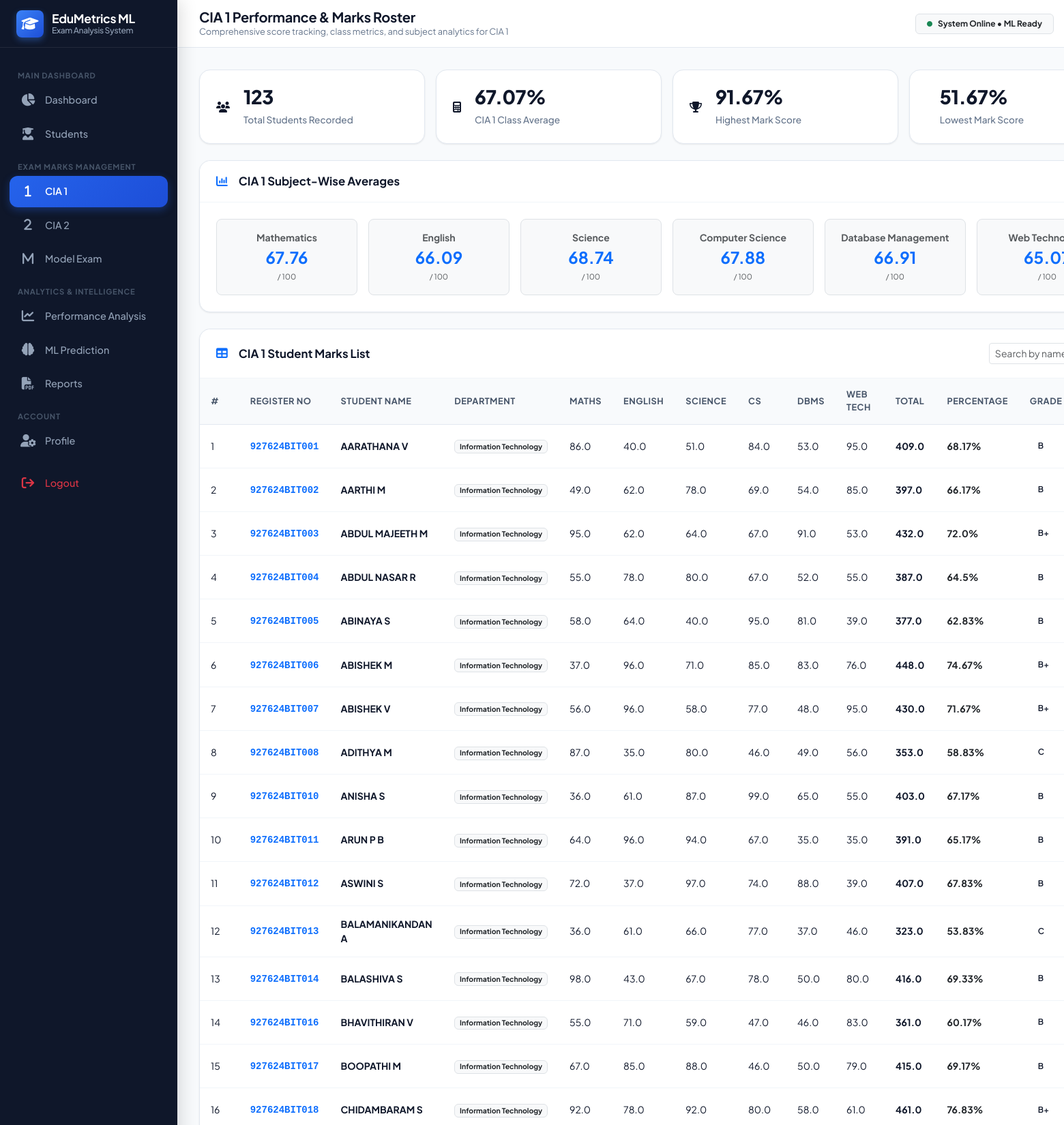
The page /exam/cia1 (signed in, upper part) on the database its author committed.
### tables this page shows
CREATE TABLE marks (
            id INTEGER PRIMARY KEY AUTOINCREMENT,
            student_id INTEGER NOT NULL,
            exam_name TEXT NOT NULL,
            academic_year TEXT NOT NULL,
            mathematics REAL NOT NULL,
            english REAL NOT NULL,
            science REAL NOT NULL,
            computer_science REAL NOT NULL,
            database_management REAL NOT NULL,
            web_technology REAL NOT NULL,
            total_marks REAL NOT NULL,
            average REAL NOT NULL,
            percentage REAL NOT NULL,
            grade TEXT NOT NULL,
            result TEXT NOT NULL,
            created_at TIMESTAMP DEFAULT CURRENT_TIMESTAMP, exam_type TEXT DEFAULT 'CIA1',
            FOREIGN KEY (student_id) REFERENCES students (id) ON DELETE CASCADE
        );

CREATE TABLE students (
            id INTEGER PRIMARY KEY AUTOINCREMENT,
            register_number TEXT UNIQUE NOT NULL,
            name TEXT NOT NULL,
            email TEXT NOT NULL,
            phone TEXT,
            department TEXT,
            year TEXT,
            semester TEXT,
            section TEXT,
            date_of_birth TEXT,
            gender TEXT,
            password_hash TEXT NOT NULL,
            created_at TIMESTAMP DEFAULT CURRENT_TIMESTAMP
        );

### app.py (the view)
@app.route('/exam/<exam_type>')
@admin_required
def exam_view(exam_type):
    exam_type_upper = exam_type.upper()
    if exam_type_upper not in Config.EXAM_TYPES:
        abort(404)
    exam_label = Config.EXAM_LABELS[exam_type_upper]
    conn = get_db_connection()
    marks = conn.execute("""
        SELECT m.*, s.name as student_name, s.register_number, s.department
        FROM marks m
        JOIN students s ON m.student_id = s.id
        WHERE UPPER(m.exam_type) = ?
        ORDER BY LOWER(s.name) ASC
    """, (exam_type_upper,)).fetchall()
    total_count = len(marks)
    if total_count > 0:
        avg_percentage = round(sum(m['percentage'] for m in marks) / total_count, 2)
        highest_score = round(max(m['percentage'] for m in marks), 2)
        lowest_score = round(min(m['percentage'] for m in marks), 2)
    else:
        avg_percentage = 0.0
        highest_score = 0.0
        lowest_score = 0.0
    subject_averages = []
    for key, name in [('mathematics', 'Mathematics'), ('english', 'English'), ('science', 'Science'),
                      ('computer_science', 'Computer Science'), ('database_management', 'Database Management'),
                      ('web_technology', 'Web Technology')]:
        if total_count > 0:
            avg_val = round(sum(m[key] for m in marks) / total_count, 2)
        else:
            avg_val = 0.0
        subject_averages.append({'name': name, 'avg': avg_val})
    conn.close()
    return render_template(
        'exam_view.html',
        active_page=exam_type.lower(),
        exam_type=exam_type_upper,
        exam_label=exam_label,
        marks=marks,
        total_count=total_count,
        avg_percentage=avg_percentage,
        highest_score=highest_score,
        lowest_score=lowest_score,
        subject_averages=subject_averages
    )

### app.py (called while the page is built)
def admin_required(f):
    @wraps(f)
    def decorated_function(*args, **kwargs):
        if 'user_id' not in session or session.get('role') != 'admin':
            flash("Access denied: Administrative privileges required.", "danger")
            return redirect(url_for('login'))
        return f(*args, **kwargs)
    return decorated_function

### database.py (called while the page is built)
def get_db_connection():
    os.makedirs(Config.DB_DIR, exist_ok=True)
    os.makedirs(Config.REPORTS_DIR, exist_ok=True)
    os.makedirs(Config.UPLOAD_DIR, exist_ok=True)
    os.makedirs(Config.ML_DIR, exist_ok=True)
    conn = sqlite3.connect(Config.DB_PATH)
    conn.row_factory = sqlite3.Row
    conn.execute("PRAGMA foreign_keys = ON")
    return conn

### templates/exam_view.html (shortened to what this page needs)
{% extends "base.html" %}
{% block page_title %}{{ exam_label }} Performance & Marks Roster{% endblock %}
{% block page_subtitle %}Comprehensive score tracking, class metrics, and subject analytics for {{ exam_label }}{% endblock %}
{% block content %}
<div class="row g-3 mb-4">
  <div class="col-md-3">
    <div class="stat-card">
      <div class="stat-icon icon-primary"><i class="fa-solid fa-users"></i></div>
      <div class="stat-info">
        <h3>{{ total_count }}</h3>
        <p>Total Students Recorded</p>
      </div>
    </div>
  </div>
  <div class="col-md-3">
    <div class="stat-card">
      <div class="stat-icon icon-info"><i class="fa-solid fa-calculator"></i></div>
      <div class="stat-info">
        <h3>{{ avg_percentage }}%</h3>
        <p>{{ exam_label }} Class Average</p>
      </div>
    </div>
  </div>
  <div class="col-md-3">
    <div class="stat-card">
      <div class="stat-icon icon-success"><i class="fa-solid fa-trophy"></i></div>
      <div class="stat-info">
        <h3>{{ highest_score }}%</h3>
        <p>Highest Mark Score</p>
      </div>
    </div>
  </div>
  <div class="col-md-3">
    <div class="stat-card">
      <div class="stat-info">
        <h3>{{ lowest_score }}%</h3>
        <p>Lowest Mark Score</p>
      </div>
    </div>
  </div>
</div>
<div class="custom-card mb-4">
  <div class="custom-card-header">
    <h5 class="card-title"><i class="fa-solid fa-chart-column text-primary me-2"></i> {{ exam_label }} Subject-Wise Averages</h5>
  </div>
  <div class="custom-card-body">
    <div class="row g-3">
      {% for sub in subject_averages %}
        <div class="col-md-2 col-6 text-center">
          <div class="p-3 bg-light rounded-3 border">
            <small class="text-muted fw-bold d-block text-truncate mb-1">{{ sub.name }}</small>
            <h4 class="fw-bold text-primary mb-0">{{ sub.avg }}</h4>
            <small class="text-muted" style="font-size: 0.7rem;">/ 100</small>
          </div>
        </div>
      {% endfor %}
    </div>
  </div>
</div>
<div class="custom-card">
  <div class="custom-card-header d-flex flex-wrap justify-content-between align-items-center gap-2">
    <h5 class="card-title mb-0">
      <i class="fa-solid fa-table me-2 text-primary"></i> {{ exam_label }} Student Marks List
    </h5>
    <div class="d-flex align-items-center gap-2">
      <input type="text" id="tableSearchInput" class="form-control form-control-sm" placeholder="Search by name or reg no..." style="max-width: 240px;">
    </div>
  </div>
  <div class="custom-card-body p-0">
    <div class="table-responsive">
      <table class="table-custom" id="dataTable">
        <thead>
          <tr>
            <th>#</th>
            <th>Register No</th>
            <th>Student Name</th>
            <th>Department</th>
            <th>Maths</th>
            <th>English</th>
            <th>Science</th>
            <th>CS</th>
            <th>DBMS</th>
            <th>Web Tech</th>
            <th>Total</th>
            <th>Percentage</th>
            <th>Grade</th>
          </tr>
        </thead>
        <tbody>
          {% for m in marks %}
            <tr>
              <td>{{ loop.index }}</td>
              <td><strong class="text-primary font-monospace">{{ m.register_number }}</strong></td>
              <td><strong>{{ m.student_name }}</strong></td>
              <td><span class="badge bg-light text-dark border">{{ m.department }}</span></td>
              <td>{{ m.mathematics }}</td>
              <td>{{ m.english }}</td>
              <td>{{ m.science }}</td>
              <td>{{ m.computer_science }}</td>
              <td>{{ m.database_management }}</td>
              <td>{{ m.web_technology }}</td>
              <td><strong>{{ m.total_marks }}</strong></td>
              <td><strong class="text-dark">{{ m.percentage }}%</strong></td>
              <td>
                <span class="badge-custom badge-grade badge-{{ m.grade | lower | replace('+', '-plus') }}">
                  {{ m.grade }}
                </span>
              </td>
            </tr>
          {% endfor %}
        </tbody>
      </table>
    </div>
  </div>
</div>
{% endblock %}

### static/css/style.css (style rules this page uses)
:root { --font-primary: 'Plus Jakarta Sans', -apple-system, BlinkMacSystemFont, 'Segoe UI', Roboto, sans-serif; --primary: #2563eb; --primary-hover: #1d4ed8; --primary-light: #eff6ff; --primary-glow: rgba(37, 99, 235, 0.15); --secondary: #64748b; --success: #10b981; --success-light: #ecfdf5; --warning: #f59e0b; --warning-light: #fffbeb; --danger: #ef4444; --danger-light: #fef2f2; --info: #06b6d4; --info-light: #ecfeff; --purple: #8b5cf6; --purple-light: #f5f3ff; --bg-app: #f8fafc; --bg-card: #ffffff; --sidebar-bg: #0f172a; --sidebar-hover: #1e293b; --sidebar-active: #2563eb; --sidebar-text: #94a3b8; --sidebar-text-active: #ffffff; --text-main: #0f172a; --text-muted: #64748b; --text-light: #94a3b8; --border-color: #e2e8f0; --border-light: #f1f5f9; --radius-sm: 8px; --radius-md: 12px; --radius-lg: 16px; --radius-xl: 20px; --shadow-sm: 0 1px 3px rgba(0, 0, 0, 0.05), 0 1px 2px rgba(0, 0, 0, 0.03); --shadow-md: 0 4px 6px -1px rgba(0, 0, 0, 0.06), 0 2px 4px -1px rgba(0, 0, 0, 0.04); --shadow-lg: 0 10px 15px -3px rgba(0, 0, 0, 0.07), 0 4px 6px -2px rgba(0, 0, 0, 0.03); --shadow-hover: 0 14px 24px -4px rgba(37, 99, 235, 0.12), 0 8px 12px -6px rgba(0, 0, 0, 0.04); --sidebar-width: 260px; --topbar-height: 70px; --transition: all 0.25s cubic-bezier(0.4, 0, 0.2, 1); }
* { box-sizing: border-box; margin: 0; padding: 0; }
body { font-family: var(--font-primary); background-color: var(--bg-app); color: var(--text-main); min-height: 100vh; overflow-x: hidden; }
.stat-card { background: var(--bg-card); border-radius: var(--radius-lg); padding: 1.5rem; border: 1px solid var(--border-color); box-shadow: var(--shadow-sm); transition: var(--transition); position: relative; overflow: hidden; display: flex; align-items: center; gap: 1.25rem; }
.stat-card::before { content: ''; position: absolute; top: 0; left: 0; right: 0; height: 3px; background: transparent; transition: var(--transition); }
.stat-info h3 { font-size: 1.75rem; font-weight: 800; color: var(--text-main); line-height: 1.1; letter-spacing: -0.5px; }
.stat-info p { font-size: 0.85rem; font-weight: 500; color: var(--text-muted); margin-top: 0.25rem; margin-bottom: 0; }
.custom-card { background: var(--bg-card); border-radius: var(--radius-lg); border: 1px solid var(--border-color); box-shadow: var(--shadow-sm); margin-bottom: 1.75rem; transition: var(--transition); }
.custom-card-header { padding: 1.25rem 1.5rem; border-bottom: 1px solid var(--border-light); display: flex; align-items: center; justify-content: space-between; background-color: #fff; border-top-left-radius: var(--radius-lg); border-top-right-radius: var(--radius-lg); }
.card-title { font-size: 1.05rem; font-weight: 700; color: var(--text-main); display: flex; align-items: center; gap: 0.5rem; margin-bottom: 0; }
.card-title i { color: var(--primary); }
.custom-card-body { padding: 1.5rem; }
.badge-custom { padding: 0.35rem 0.75rem; border-radius: 9999px; font-size: 0.75rem; font-weight: 600; letter-spacing: 0.2px; display: inline-flex; align-items: center; gap: 0.35rem; }
.table-custom { width: 100%; border-collapse: separate; border-spacing: 0; }
.table-custom th { background-color: #f8fafc; color: #475569; font-size: 0.8rem; font-weight: 700; text-transform: uppercase; letter-spacing: 0.5px; padding: 0.875rem 1rem; border-bottom: 1px solid var(--border-color); }
.table-custom td { padding: 1rem; font-size: 0.875rem; color: var(--text-main); border-bottom: 1px solid var(--border-light); vertical-align: middle; }
.table-custom tbody tr { transition: var(--transition); }

### rows shown on the page
marks: register_number "927624BIT001", student_name "AARATHANA V", department "Information Technology", mathematics "86.0", english "40.0", science "51.0", computer_science "84.0", database_management "53.0", web_technology "95.0", total_marks "409.0", percentage "68.17", grade "B"
marks: register_number "927624BIT002", student_name "AARTHI M", department "Information Technology", mathematics "49.0", english "62.0", science "78.0", computer_science "69.0", database_management "54.0", web_technology "85.0", total_marks "397.0", percentage "66.17", grade "B"
marks: register_number "927624BIT003", student_name "ABDUL MAJEETH M", department "Information Technology", mathematics "95.0", english "62.0", science "64.0", computer_science "67.0", database_management "91.0", web_technology "53.0", total_marks "432.0", percentage "72.0", grade "B+"
marks: register_number "927624BIT004", student_name "ABDUL NASAR R", department "Information Technology", mathematics "55.0", english "78.0", science "80.0", computer_science "67.0", database_management "52.0", web_technology "55.0", total_marks "387.0", percentage "64.5", grade "B"
marks: register_number "927624BIT005", student_name "ABINAYA S", department "Information Technology", mathematics "58.0", english "64.0", science "40.0", computer_science "95.0", database_management "81.0", web_technology "39.0", total_marks "377.0", percentage "62.83", grade "B"
marks: register_number "927624BIT006", student_name "ABISHEK M", department "Information Technology", mathematics "37.0", english "96.0", science "71.0", computer_science "85.0", database_management "83.0", web_technology "76.0", total_marks "448.0", percentage "74.67", grade "B+"
marks: register_number "927624BIT007", student_name "ABISHEK V", department "Information Technology", mathematics "56.0", english "96.0", science "58.0", computer_science "77.0", database_management "48.0", web_technology "95.0", total_marks "430.0", percentage "71.67", grade "B+"
marks: register_number "927624BIT008", student_name "ADITHYA M", department "Information Technology", mathematics "87.0", english "35.0", science "80.0", computer_science "46.0", database_management "49.0", web_technology "56.0", total_marks "353.0", percentage "58.83", grade "C"
marks: register_number "927624BIT010", student_name "ANISHA S", department "Information Technology", mathematics "36.0", english "61.0", science "87.0", computer_science "99.0", database_management "65.0", web_technology "55.0", total_marks "403.0", percentage "67.17", grade "B"
marks: register_number "927624BIT011", student_name "ARUN P B", department "Information Technology", mathematics "64.0", english "96.0", science "94.0", computer_science "67.0", database_management "35.0", web_technology "35.0", total_marks "391.0", percentage "65.17", grade "B"
marks: register_number "927624BIT012", student_name "ASWINI S", department "Information Technology", mathematics "72.0", english "37.0", science "97.0", computer_science "74.0", database_management "88.0", web_technology "39.0", total_marks "407.0", percentage "67.83", grade "B"
marks: register_number "927624BIT013", student_name "BALAMANIKANDAN A", department "Information Technology", mathematics "36.0", english "61.0", science "66.0", computer_science "77.0", database_management "37.0", web_technology "46.0", total_marks "323.0", percentage "53.83", grade "C"
marks: register_number "927624BIT014", student_name "BALASHIVA S", department "Information Technology", mathematics "98.0", english "43.0", science "67.0", computer_science "78.0", database_management "50.0", web_technology "80.0", total_marks "416.0", percentage "69.33", grade "B"
marks: register_number "927624BIT016", student_name "BHAVITHIRAN V", department "Information Technology", mathematics "55.0", english "71.0", science "59.0", computer_science "47.0", database_management "46.0", web_technology "83.0", total_marks "361.0", percentage "60.17", grade "B"
marks: register_number "927624BIT017", student_name "BOOPATHI M", department "Information Technology", mathematics "67.0", english "85.0", science "88.0", computer_science "46.0", database_management "50.0", web_technology "79.0", total_marks "415.0", percentage "69.17", grade "B"
marks: register_number "927624BIT018", student_name "CHIDAMBARAM S", department "Information Technology", mathematics "92.0", english "78.0", science "92.0", computer_science "80.0", database_management "58.0", web_technology "61.0", total_marks "461.0", percentage "76.83", grade "B+"

### other values the page prints
{{ exam_label }} "CIA 1"
{{ total_count }} "123"
{{ avg_percentage }} "67.07"
{{ highest_score }} "91.67"
{{ lowest_score }} "51.67"
{{ sub.name }} "Mathematics" "English" "Science" "Computer Science" "Database Management" "Web…"
{{ sub.avg }} "67.76" "66.09" "68.74" "67.88" "66.91"
